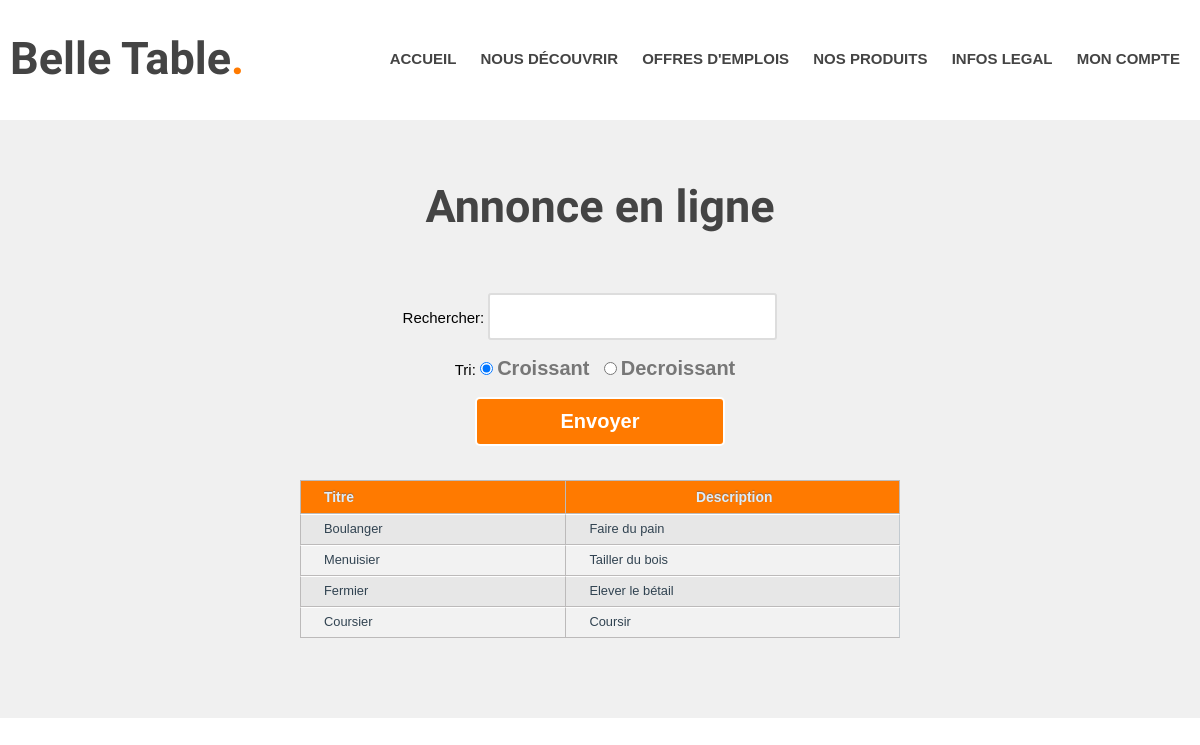
Screenshot of /emploi.php (signed in) with the database file from the repository.
### tables this page shows
CREATE TABLE IF NOT EXISTS `emploi` (
  `id` int(11) NOT NULL AUTO_INCREMENT,
  `libelle` varchar(255) NOT NULL,
  `description` varchar(255) NOT NULL,
  `note` int(50) NOT NULL,
  PRIMARY KEY (`id`)
);

### emploi.php (the view, shortened to what this page needs)
<!DOCTYPE html>
<html>
<head>
	<link rel="stylesheet" type="text/css" href="styles.css">
	<?php
		$idemail = $_SESSION["email"] ;
	?>
</head>
<body>
<center>
<?php include("include/menu.php"); ?>
<section id="possibilities">
<h1>Annonce en ligne</h1>
<form action="emploi.php" method="post">
		Rechercher: <input type="text" name="search"><br><br>
			<div>
			 Tri: <input type="radio" name="tri" value="ASC"
			         checked>
			  <label>Croissant</label>
			  <input type="radio" name="tri" value="DESC">
			  <label>Decroissant</label>
			</div>
			<input type="submit" value="Envoyer" name="monBouton" class="button-4"> <br><br><br>
<?php
	if (!isset($_POST["monBouton"]))
	{ ?>
		<table class="table_emploi">
			<tr>
			<th> Titre </th>
			<th> Description </th>
		</tr>
		<?php
			$req = "select noteqcm from login where email = '$idemail'";
			$res= mysqli_query($bdd,$req);
			while($lignenoteqcm = mysqli_fetch_assoc($res))
			{
				$noteqcm = $lignenoteqcm["noteqcm"];
			}
			$req2 = "SELECT * FROM emploi WHERE note <= '$noteqcm'";
			$res2 = mysqli_query($bdd,$req2);
			$i = 0;
			while($ligne = mysqli_fetch_assoc($res2))
			{ ?>
				<tr <?php if ($i%2 == 0) echo "bgcolor=#FFFFFF";?>>
					<td><?=$ligne["libelle"]; ?></td>
					<td><?=$ligne["description"]; ?></td>
				</tr>
				<?php
				$i++;
			}
		?>
	</table>
<?php } ?>
</section>

### styles.css (style rules this page uses)
* { margin: 0; padding: 0; }
body { font-family: Arial,sans-serif; font-size: 15px }
h1,h2,h3,h4 { color:#444; }
h1 { font-family: 'Crete Round', serif; font-size: 45px; }
#possibilities { background-color: #efefefef; padding: 60px 0; }
form { margin: 60px 0 20px 0; }
label { font-weight: bold; font-size: 20px; margin-right: 10px; color: #777; }
input[type="text"] { padding: 10px; font-size: 20px; margin-right: 20px; border: 2px solid #ddd; border-radius: 3px; }
.button-4 { color: #fff; font-size: 20px; width: 250px; height: auto; font-weight: bold; padding: 11px; background-color: #ff7a00; border: 2px solid white; border-radius : 5px; }
.table_emploi { border-spacing: 0; border-collapse: separate; width: 50%; color: #314351; font-size: 0.857em; line-height: 1em; margin-bottom: 17px; font-family: "museo-sans",sans-serif; }
.table_emploi th, .table_emploi td { border: 1px solid #BCBABA; border-top-color: #FFF; border-right: none; padding: 8px 20px 8px 23px; text-align: left; vertical-align: middle; background: #f2f2f2; margin: 0; }
.table_emploi th { background: #FF7A00; text-align: left; font-size: 1.083em; line-height: 1.538em; padding: 6px 20px 5px 23px; color: #ddedfa; text-shadow: 0px -1px 1px rgba(0, 81, 168, 0.38); border-color: #BCBABA; font-weight: 900; }
.table_emploi th:last-child { border-right: 1px solid #BCBABA; text-align: center; }
.table_emploi td.last, .table_emploi td:last-child { border-right: 1px solid #C2CAD0; }
.table_emploi .even td, .table_emploi tr:nth-child(even) td { background: #E7E7E7; }

### rows the page displays
emploi: libelle "Boulanger", description "Faire du pain"
emploi: libelle "Menuisier", description "Tailler du bois"
emploi: libelle "Fermier", description "Elever le bétail"
emploi: libelle "Coursier", description "Coursir"
